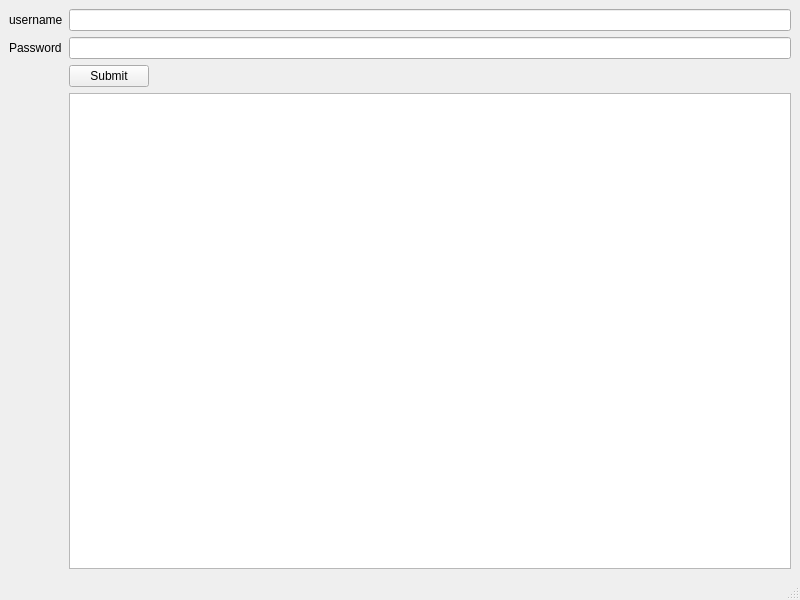
<?xml version="1.0" encoding="UTF-8"?>
<ui version="4.0">
 <class>MainWindow</class>
 <widget class="QMainWindow" name="MainWindow">
  <property name="geometry">
   <rect>
    <x>0</x>
    <y>0</y>
    <width>800</width>
    <height>600</height>
   </rect>
  </property>
  <property name="sizePolicy">
   <sizepolicy hsizetype="Fixed" vsizetype="Fixed">
    <horstretch>0</horstretch>
    <verstretch>0</verstretch>
   </sizepolicy>
  </property>
  <property name="windowTitle">
   <string>MainWindow</string>
  </property>
  <widget class="QWidget" name="centralwidget">
   <layout class="QFormLayout" name="formLayout">
    <item row="0" column="1">
     <widget class="QLineEdit" name="lineEdit"/>
    </item>
    <item row="1" column="0">
     <widget class="QLabel" name="label_2">
      <property name="text">
       <string>Password</string>
      </property>
     </widget>
    </item>
    <item row="1" column="1">
     <widget class="QLineEdit" name="lineEdit_2"/>
    </item>
    <item row="3" column="1">
     <layout class="QGridLayout" name="gridLayout">
      <item row="0" column="0">
       <widget class="QListView" name="listView"/>
      </item>
     </layout>
    </item>
    <item row="2" column="1">
     <widget class="QPushButton" name="pushButton">
      <property name="sizePolicy">
       <sizepolicy hsizetype="Maximum" vsizetype="Fixed">
        <horstretch>0</horstretch>
        <verstretch>0</verstretch>
       </sizepolicy>
      </property>
      <property name="text">
       <string>Submit</string>
      </property>
     </widget>
    </item>
    <item row="0" column="0">
     <widget class="QLabel" name="label">
      <property name="text">
       <string>username</string>
      </property>
     </widget>
    </item>
   </layout>
  </widget>
  <widget class="QMenuBar" name="menubar">
   <property name="geometry">
    <rect>
     <x>0</x>
     <y>0</y>
     <width>800</width>
     <height>19</height>
    </rect>
   </property>
  </widget>
  <widget class="QStatusBar" name="statusbar"/>
 </widget>
 <resources/>
 <connections/>
</ui>
